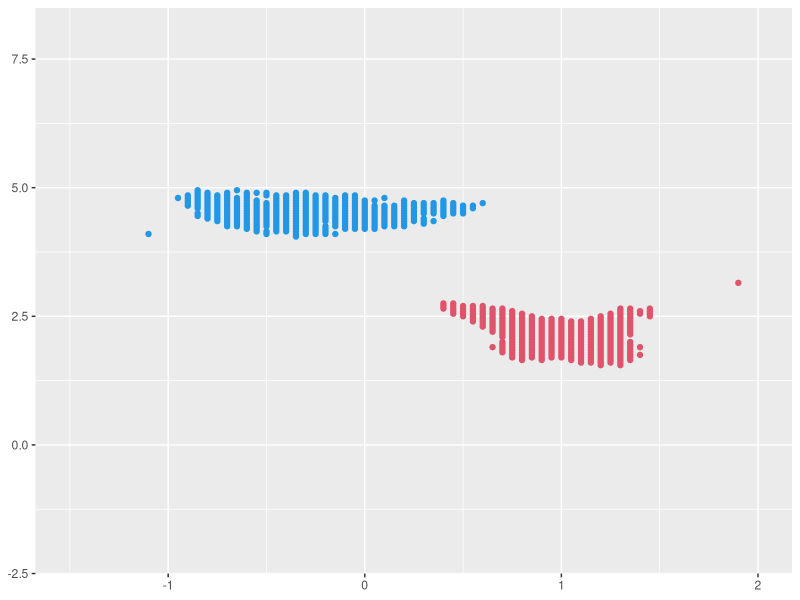
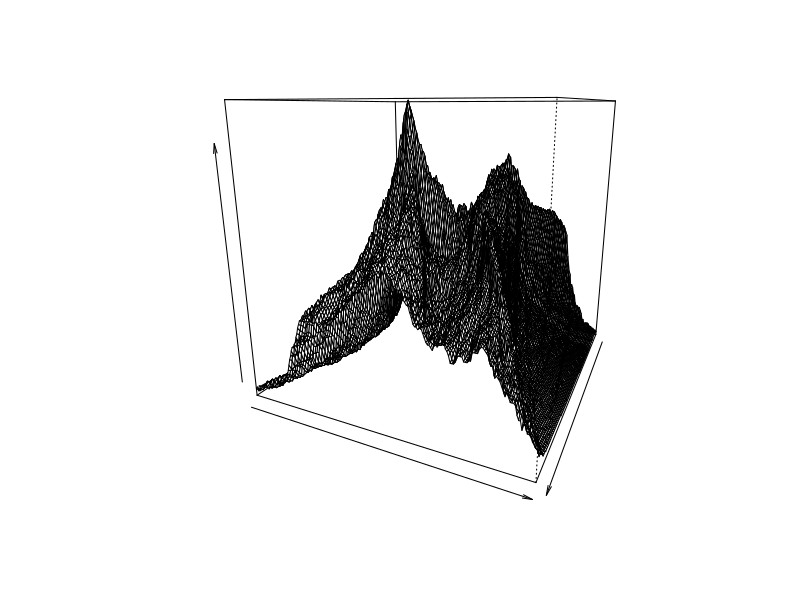

Write the R code that produced these figures, in order.
# Case 4 is basically the same as Case 1, except that the variance of the error term is different.

# Load the ggplot2 library
library(ggplot2)

# Set the seed for reproducibility
set.seed(1)

n = 300
x = rnorm(n, 0, 1)
ep = rnorm(n, 0, 0.2)
y = rep(0, n)
for (i in 1:(n/2)) {
  y[i] = 5 * sin(x[i]) + ep[i]
}
for (i in (1 + (n/2)):n) {
  y[i] = 1 * x[i]^2 + 2 * x[i] + ep[i]
}

# Define the range of beta1 and beta2 values
beta1 = seq(-2, 3, by = 0.05)
beta2 = seq(-2, 8, by = 0.05)

# Create an array to store the residuals
resij = array(0, dim = c(length(beta1), length(beta2), n))

# Create an array to store the number of residuals within a threshold
resn = array(0, dim = c(length(beta1), length(beta2)))

# Calculate residuals and count the number of residuals within a threshold
for (i in 1:length(beta1)) {
  for (j in 1:length(beta2)) {
    for (k in 1:n) {
      resij[i, j, k] = y[k] - beta1[i] * x[k]^2 - beta2[j] * x[k]
      if (abs(resij[i, j, k]) < 0.4) {
        resij[i, j, k] = 0
      } else {
        resij[i, j, k] = 1
      }
    }
  }
}

# Calculate the proportion of residuals within a threshold and decide whether to plot a point
p = array(0, dim = c(length(beta1), length(beta2)))
for (i in 1:length(beta1)) {
  for (j in 1:length(beta2)) {
    for (k in 1:n) {
      resn[i, j] = resn[i, j] + resij[i, j, k]
    }
    resn[i, j] = 1 - resn[i, j] / n
    if (resn[i, j] > 0.41) {
      p[i, j] = 1
    }
  }
}

# Find the indices of points to be plotted
w = which(p == 1, arr.ind = TRUE)
xax = beta1[w[, 1]]
yax = beta2[w[, 2]]

# Plot the scatter plot
types = rep(0, length(xax))
types[1] = 2
subgroup1 = xax[1]
subgroup2 = c()
for (i in 2:length(xax)) {
  if (sqrt((xax[i] - xax[1])^2 + (yax[i] - yax[1])^2) < 2) {
    subgroup1 = c(subgroup1, xax[i])
    types[i] = 2
  } else {
    subgroup2 = c(subgroup2, xax[i])
    types[i] = 4
  }
}

df = data.frame(x = xax, y = yax)

p <- ggplot(df, aes(x, y, color = types)) + 
  geom_point(color = types) +
  coord_cartesian(xlim = c(-1.5, 2), ylim = c(-2, 8)) +
  theme(axis.title.x = element_blank(), axis.title.y = element_blank())

plot(p)

# Create a 3D plot of beta1, beta2, and the proportion of residuals within a threshold
persp(beta1, beta2, resn, phi = 15, theta = 115, xlab = "", ylab = "", zlab = "")

